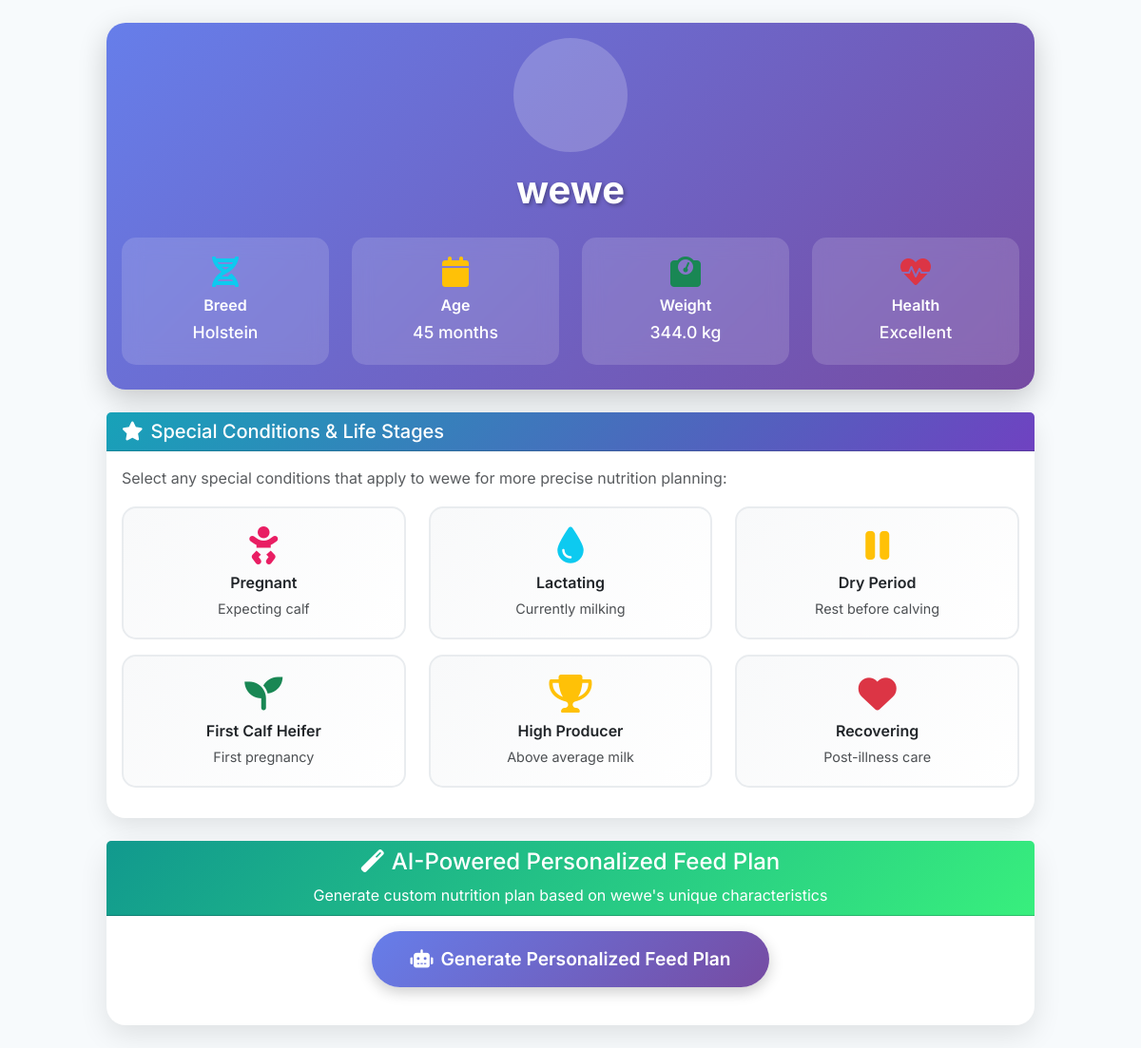
Screenshot of /cow/5/ (signed in) with the database file from the repository.
### main/models.py (models this page shows, shortened)
class Cow(models.Model):
    HEALTH_CHOICES = [
        ('excellent', 'Excellent'),
        ('good', 'Good'),
        ('fair', 'Fair'),
        ('poor', 'Poor'),
        ('sick', 'Sick')
    ]
    owner = models.ForeignKey(User, on_delete=models.CASCADE)
    name = models.CharField(max_length=100)
    tag_number = models.CharField(max_length=50, unique=True)
    breed = models.CharField(max_length=100)
    age = models.IntegerField()
    weight = models.FloatField()
    health_condition = models.CharField(max_length=20, choices=HEALTH_CHOICES, default='good')
    date_added = models.DateTimeField(default=timezone.now)

### main/views.py (the view, shortened to what this page needs)
# urls.py: path('cow/<int:cow_id>/', views.cow_detail, name='cow_detail'),
@login_required
def cow_detail(request, cow_id):
    cow = get_object_or_404(Cow, id=cow_id, owner=request.user)
    health_records = HealthRecord.objects.filter(cow=cow).order_by('-date')[:5]
    feed_records = FeedRecord.objects.filter(cow=cow).order_by('-date')[:5]
    production_records = ProductionRecord.objects.filter(cow=cow).order_by('-date')[:7]
    today = datetime.now().date()
    days_since_monday = today.weekday()
    current_week_start = today - timedelta(days=days_since_monday)
    current_week_records = DailyFeedRecord.objects.filter(
        cow=cow,
        week_start_date=current_week_start
    ).order_by('date')
    completed_records = current_week_records.filter(milk_yield__isnull=False)
    averages = None
    all_weeks = DailyFeedRecord.objects.filter(cow=cow).values_list('week_start_date', flat=True).distinct().order_by('-week_start_date')
    week_options = []
    ai_service = AIService()
    cow_data = {
        'name': cow.name,
        'breed': cow.breed,
        'age': cow.age,
        'weight': cow.weight
    }
    feed_recommendations = ai_service.get_feed_recommendation(cow_data, language='sw')
    production_prediction = ai_service.predict_milk_production(cow_data)
    analysis_prompt = f"""
    You are a dairy nutrition expert. For this {cow.breed} cow named {cow.name} ({cow.age} months, {cow.weight}kg), provide specific feed recommendations using ACTUAL feed names commonly used in Kenya:

    Use these specific feeds:
    - Napier grass (majani ya napier)
    - Dairy meal (unga wa ng'ombe)
    - Lucerne hay (majani ya lucerne)
    - Maize silage (silage ya mahindi)
    - Rhodes grass (majani ya rhodes)
    - Mineral lick (chumvi ya madini)
    - Sunflower cake
    - Cotton seed cake

    Format your response like this:
    "Give [specific feed name like napier grass] - it contains [percentage]% [nutrient] and [benefit].
    Add [another feed like dairy meal] - it has [percentage]% [nutrient] for [benefit].
    Include [supplement like mineral lick] - provides [specific nutrients] for [benefit]."

    Be specific about actual feeds like napier grass, dairy meal, lucerne hay, etc. and their real nutritional percentages.
    Make it practical and actionable for a Kenyan farmer.
    """
    try:
        ai_analysis_response = ai_service.model.generate_content(analysis_prompt)
        ai_analysis_text = ai_service._format_response(ai_analysis_response.text)
        ai_analysis_text = ai_analysis_text.replace('*', '').strip()
    except Exception as e:
        if cow.breed.lower() in ['holstein', 'friesian']:
            ai_analysis_text = f"Give alfalfa hay - it contains 18% protein for high milk production. Add corn silage - it has 35% fiber for proper digestion. Include mineral mix - provides calcium and phosphorus for strong bones and milk quality."
        elif cow.breed.lower() == 'jersey':
            ai_analysis_text = f"Give timothy hay - it contains 12% protein suitable for Jersey cows. Add grass silage - it has 28% fiber for optimal digestion. Include vitamin supplement - provides A, D, E vitamins for milk fat content."
        else:
            ai_analysis_text = f"Give mixed grass hay - it contains 15% protein for steady milk production. Add corn silage - it has 32% fiber for rumen health. Include mineral supplement - provides essential trace elements for overall health."
    prediction = {
        'predicted_yield': production_prediction.get('predicted_yield', 24.5),
        'confidence': production_prediction.get('confidence', 88),
        'health_score': 85 + (cow.age % 15),
        'feed_recommendations': feed_recommendations.get('recommendations', []),
        'ai_analysis': ai_analysis_text,
        'health_insights': [
            'Cow shows excellent appetite patterns',
            'Temperature readings are within normal range',
            'Recommend monitoring for next 3 days'
        ],
        'optimization_potential': round((100 - cow.age) / 10, 1)
    }
    context = {
        'cow': cow,
        'health_records': health_records,
        'feed_records': feed_records,
        'production_records': production_records,
        'daily_feed_records': current_week_records,
        'current_week_start': current_week_start,
        'current_week_end': current_week_start + timedelta(days=6),
        'week_options': week_options,
        'averages': averages,
        'prediction': prediction
    }
    return render(request, 'main/cow_detail.html', context)

### main/gemini_service.py (called while the page is built, shortened)
    def get_feed_recommendation(self, cow_data, language='en'):
        prompt = self._build_feed_prompt(cow_data, language)
        try:
            response = self.model.generate_content(prompt)
            return self._parse_feed_response(response.text, language, cow_data)
        except Exception as e:
            return self._fallback_feed_recommendation(cow_data, language)

    def predict_milk_production(self, cow_data, language='en'):
        prompt = self._build_prediction_prompt(cow_data, language)
        try:
            response = self.model.generate_content(prompt)
            return self._parse_prediction_response(response.text, language)
        except Exception as e:
            return self._fallback_prediction(cow_data, language)

    def _format_response(self, text):
        formatted = text.replace('*', '')
        formatted = formatted.replace('**', '')
        paragraphs = [p.strip() for p in formatted.split('\n') if p.strip()]
        return '\n\n'.join(paragraphs)

    def _build_prediction_prompt(self, cow_data, language):
        if language == 'sw':
            return f"""
            Wewe ni mtaalamu wa utabiri wa uzalishaji wa maziwa. Tabiri uzalishaji wa maziwa kwa:
            Jina: {cow_data['name']}
            Aina: {cow_data['breed']}
            Umri: {cow_data['age']} miezi
            Uzito: {cow_data['weight']} kg

            Toa utabiri wa maziwa kwa siku na asilimia ya uhakika.
            """
        else:
            return f"""
            You are a milk production prediction expert. Predict milk yield for:
            Name: {cow_data['name']}
            Breed: {cow_data['breed']}
            Age: {cow_data['age']} months
            Weight: {cow_data['weight']} kg

            Provide daily milk prediction with confidence percentage.
            """

    def _parse_feed_response(self, response, language, cow_data):
        cleaned_response = self._format_response(response)
        recommendations = []
        lines = cleaned_response.split('\n')
        current_feed = {}
        for line in lines:
            line = line.strip()
            if not line:
                continue
        if current_feed:
            recommendations.append(current_feed)
        if not recommendations:
            recommendations = self._generate_intelligent_recommendations(cow_data, language)
        return {'recommendations': recommendations[:3]}  # Limit to 3 recommendations

### main/templates/main/cow_detail.html (shortened to what this page needs)
{% extends 'main/base.html' %}
{% load static %}
{% block content %}
<div class="container-fluid py-4">
    <div class="row justify-content-center">
        <div class="col-lg-10">
            <div class="card profile-card mb-4">
                <div class="card-body text-center">
                    <div class="cow-avatar mb-3">
                    </div>
                    <h2 class="cow-name">{{ cow.name }}</h2>
                    <div class="cow-characteristics mt-3">
                        <div class="row">
                            <div class="col-md-3">
                                <div class="characteristic-card">
                                    <i class="fas fa-dna text-info"></i>
                                    <h6>Breed</h6>
                                    <p>{{ cow.breed }}</p>
                                </div>
                            </div>
                            <div class="col-md-3">
                                <div class="characteristic-card">
                                    <i class="fas fa-calendar text-warning"></i>
                                    <h6>Age</h6>
                                    <p>{{ cow.age }} months</p>
                                </div>
                            </div>
                            <div class="col-md-3">
                                <div class="characteristic-card">
                                    <i class="fas fa-weight text-success"></i>
                                    <h6>Weight</h6>
                                    <p>{{ cow.weight }} kg</p>
                                </div>
                            </div>
                            <div class="col-md-3">
                                <div class="characteristic-card">
                                    <i class="fas fa-heartbeat text-danger"></i>
                                    <h6>Health</h6>
                                    <p>{{ cow.health_condition|default:"Good"|title }}</p>
                                </div>
                            </div>
                        </div>
                    </div>
                </div>
            </div>
            <div class="card special-conditions-card mb-4">
                <div class="card-header bg-gradient-info text-white">
                    <h5 class="mb-0"><i class="fas fa-star me-2"></i>Special Conditions & Life Stages</h5>
                </div>
                <div class="card-body">
                    <p class="text-muted mb-3">Select any special conditions that apply to {{ cow.name }} for more precise nutrition planning:</p>
                    <div class="row">
                        <div class="col-md-4 mb-3">
                            <div class="condition-card" onclick="toggleCondition('pregnant')">
                                <i class="fas fa-baby text-pink"></i>
                                <h6>Pregnant</h6>
                                <p>Expecting calf</p>
                            </div>
                        </div>
                        <div class="col-md-4 mb-3">
                            <div class="condition-card" onclick="toggleCondition('lactating')">
                                <i class="fas fa-tint text-info"></i>
                                <h6>Lactating</h6>
                                <p>Currently milking</p>
                            </div>
                        </div>
                        <div class="col-md-4 mb-3">
                            <div class="condition-card" onclick="toggleCondition('dry')">
                                <i class="fas fa-pause text-warning"></i>
                                <h6>Dry Period</h6>
                                <p>Rest before calving</p>
                            </div>
                        </div>
                        <div class="col-md-4 mb-3">
                            <div class="condition-card" onclick="toggleCondition('first-calf')">
                                <i class="fas fa-seedling text-success"></i>
                                <h6>First Calf Heifer</h6>
                                <p>First pregnancy</p>
                            </div>
                        </div>
                        <div class="col-md-4 mb-3">
                            <div class="condition-card" onclick="toggleCondition('high-producer')">
                                <i class="fas fa-trophy text-gold"></i>
                                <h6>High Producer</h6>
                                <p>Above average milk</p>
                            </div>
                        </div>
                        <div class="col-md-4 mb-3">
                            <div class="condition-card" onclick="toggleCondition('recovering')">
                                <i class="fas fa-heart text-danger"></i>
                                <h6>Recovering</h6>
                                <p>Post-illness care</p>
                            </div>
                        </div>
                    </div>
                </div>
            </div>
            <div class="card feed-generation-card">
                <div class="card-header bg-gradient-primary text-white text-center">
                    <h4><i class="fas fa-magic me-2"></i>AI-Powered Personalized Feed Plan</h4>
                    <p class="mb-0">Generate custom nutrition plan based on {{ cow.name }}'s unique characteristics</p>
                </div>
                <div class="card-body">
                    <div class="text-center mb-4">
                        <button class="btn btn-primary btn-lg generate-btn" onclick="generatePersonalizedFeed()">
                            <i class="fas fa-robot me-2"></i>Generate Personalized Feed Plan
                        </button>
                    </div>
                </div>
            </div>
        </div>
    </div>
</div>
{% endblock %}

### static/css/style.css (style rules this page uses)
* { margin: 0; padding: 0; box-sizing: border-box; }
body { font-family: 'Inter', 'Segoe UI', Tahoma, Geneva, Verdana, sans-serif; line-height: 1.6; color: #2d3748; overflow-x: hidden; background: #f7fafc; }
.btn-primary { background: linear-gradient(135deg, #4ade80, #22d3ee); border: none; color: white; }
.card, .feature-card, .welcome-card, .auth-card { background: white; border-radius: 16px; box-shadow: 0 4px 25px rgba(0,0,0,0.08); border: 1px solid rgba(255,255,255,0.2); transition: all 0.3s ease; }

### main/templates/main/cow_detail.html (style rules this page uses)
.special-conditions-card { border: none; border-radius: 20px; box-shadow: 0 8px 25px rgba(0,0,0,0.1); }
.bg-gradient-info { background: linear-gradient(135deg, #17a2b8 0%, #6f42c1 100%); }
.condition-card { background: linear-gradient(135deg, #f8f9fa 0%, #ffffff 100%); border: 2px solid #e9ecef; border-radius: 15px; padding: 20px; text-align: center; cursor: pointer; transition: all 0.3s ease; position: relative; height: 140px; display: flex; flex-direction: column; justify-content: center; }
.condition-card i { font-size: 2.5rem; margin-bottom: 10px; }
.condition-card h6 { font-weight: 600; margin-bottom: 5px; }
.condition-card p { font-size: 0.9rem; margin-bottom: 0; opacity: 0.8; }
.text-pink { color: #e91e63 !important; }
.text-gold { color: #ffc107 !important; }
.profile-card { background: linear-gradient(135deg, #667eea 0%, #764ba2 100%); color: white; border: none; border-radius: 20px; box-shadow: 0 10px 30px rgba(0,0,0,0.2); }
.cow-avatar { background: rgba(255,255,255,0.2); border-radius: 50%; width: 120px; height: 120px; margin: 0 auto; display: flex; align-items: center; justify-content: center; }
.cow-name { font-size: 2.5rem; font-weight: 700; margin-bottom: 0; text-shadow: 2px 2px 4px rgba(0,0,0,0.3); }
.characteristic-card { background: rgba(255,255,255,0.15); border-radius: 15px; padding: 20px; margin: 10px 0; backdrop-filter: blur(10px); transition: transform 0.3s ease; }
.characteristic-card i { font-size: 2rem; margin-bottom: 10px; }
.characteristic-card h6 { font-weight: 600; margin-bottom: 5px; }
.characteristic-card p { font-size: 1.1rem; font-weight: 500; margin-bottom: 0; }
.feed-generation-card { border: none; border-radius: 20px; box-shadow: 0 10px 30px rgba(0,0,0,0.1); }
.bg-gradient-primary { background: linear-gradient(135deg, #11998e 0%, #38ef7d 100%); }
.generate-btn { padding: 15px 40px; font-size: 1.2rem; font-weight: 600; border-radius: 50px; border: none; background: linear-gradient(135deg, #667eea 0%, #764ba2 100%); transition: all 0.3s ease; box-shadow: 0 5px 15px rgba(0,0,0,0.2); }

### rows the page displays
Cow: name "wewe", breed "Holstein", age "45", weight "344.0", health_condition "Excellent"
